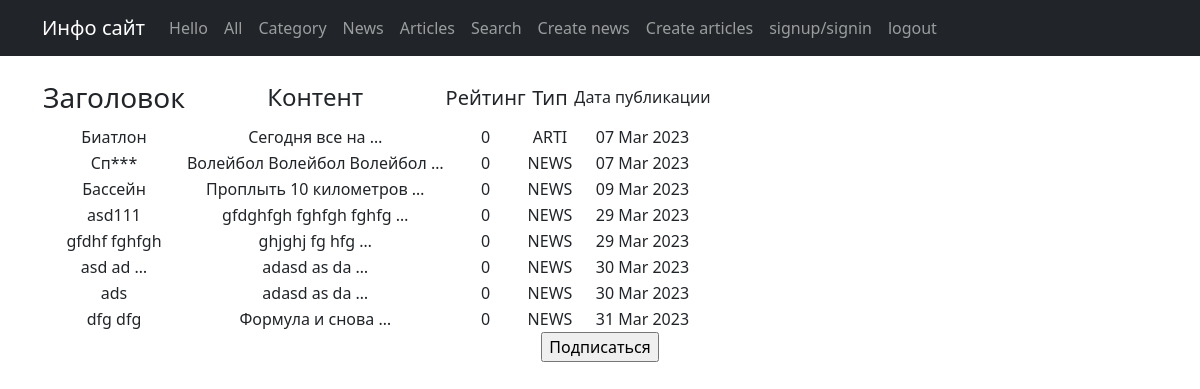
The app's page /posts/categories/1/ with its own data.
### posts/models.py (models this page shows, shortened)
class Post(models.Model):
    article = 'ARTI'
    news = 'NEWS'
    POST_TYPE = [
        (article, 'Статья'),
        (news, 'Новость')
    ]
    author = models.ForeignKey(Author, on_delete=models.CASCADE)
    types = models.CharField(max_length=4, choices=POST_TYPE, default=news)
    time_date = models.DateTimeField(auto_now_add=True)
    category = models.ManyToManyField(Category, through='PostCategory')
    title = models.CharField(max_length=255, blank=False)
    content = models.TextField(blank=False)
    rating = models.IntegerField(default=0)

### posts/views.py (the view)
# urls.py: path('categories/<int:pk>/', PostsInCategory.as_view(), name='posts_in_category'),
class PostsInCategory(ListView):
    model = Post
    template_name = 'posts_in_category.html'
    context_object_name = 'posts_in_category'
    def get_queryset(self):
        posts_in_category = Post.objects.filter(category=self.kwargs['pk'])
        return posts_in_category
    def get_context_data(self, **kwargs):
        context = super().get_context_data(**kwargs)
        category = Category.objects.get(pk=self.kwargs['pk'])
        context['cat'] = category
        context['subscribers'] = category.subscribers.all()
        return context

### posts/templatetags/custom_filters.py (called while the page is built)
@register.filter()
def censor(value):
    new_list = list(value.split())
    if isinstance(value, str):
        for i in range(len(new_list)):
            if new_list[i].lower() in censor_list:
                s = new_list[i]
                new_list[i] = s[:2] + '*' * (len(s) - 2)
        return ' '.join(new_list)
    else:
        raise TypeError('Объект не является строкой')

### templates/posts_in_category.html (shortened to what this page needs)
{% extends 'flatpages/default.html' %}
{% load custom_filters %}
{% load custom_tags %}
{% block content %}
<br>
<table>
    <tr>
        <td><h3>Заголовок</h3></td>
        <td><h4>Контент</h4></td>
        <td><h5>Рейтинг</h5></td>
        <td><h5>Тип</h5></td>
        <td><h6>Дата публикации</h6></td>
    </tr>
    {% for post in posts_in_category %}
    <tr>
        <td>{{ post.title|truncatewords:2|censor }}</td>
        <td>{{ post.content|truncatewords:3|censor }}</td>
        <td>{{ post.rating }}</td>
        <td>{{ post.types }}</td>
        <td>{{ post.time_date|date:'d M Y' }}</td>
    </tr>
    {% endfor %}
</table>
{% if user not in subscribers %}
    <form action="{% url 'subscribe' cat.pk %}" method="POST">
        <input type="submit" value="Подписаться"/>
    </form>
{% else %}
    <form action="{% url 'unsubscribe' cat.pk %}" method="POST">
        {% csrf_token %}
        <input type="submit" value="Отписаться"/>
    </form>
{% endif %}
{% endblock content %}

### templates/flatpages/default.html (shortened to what this page needs)
<!DOCTYPE html>
<html lang="en">
    <head>
        {% load static %}
        <link href="{% static 'css/styles.css' %}" rel="stylesheet" />
    </head>
    <body>
    {% load cache %}
    {% cache 120 site_bar%}
        <nav class="navbar navbar-expand-lg navbar-dark bg-dark static-top">
            <div class="container">
                <a class="navbar-brand" href="#">Инфо сайт</a>
                <div class="collapse navbar-collapse" id="navbarResponsive">
                    <ul class="navbar-nav ml-auto">
                        <li class="nav-item">
                            <a class="nav-link" href="/posts/hello"> Hello </a>
                        </li>
                        <li class="nav-item">
                            <a class="nav-link" href="/posts/">All</a>
                        </li>
                        <li class="nav-item">
                            <a class="nav-link" href="/posts/categories"> Category </a>
                        </li>
                        <li class="nav-item">
                            <a class="nav-link" href="/posts/news/">News</a>
                        </li>
                        <li class="nav-item">
                            <a class="nav-link" href="/posts/articles">Articles</a>
                        </li>
                        <li class="nav-item">
                            <a class="nav-link" href="/posts/search">Search</a>
                        </li>
                        <li class="nav-item">
                            <a class="nav-link" href="/posts/news/create">Сreate news</a>
                        </li>
                        <li class="nav-item">
                            <a class="nav-link" href="/posts/articles/create">Create articles</a>
                        </li>
                        <li class="nav-item">
                            <a class="nav-link" href="/accounts/signup/">signup/signin</a>
                        </li>
                        <li class="nav-item">
                            <a class="nav-link" href="/accounts/logout/">logout {{ user.username }} </a>
                        </li>
                    </ul>
                </div>
            </div>
        </nav>
        {% endcache %}
        <div class="container">
            <div class="row">
                <div class="col-lg-12 text-center">
                    {% block content %}
                    {% endblock content %}
                </div>
            </div>
        </div>
    </body>
</html>

### records on screen
Post: title|censor "Биатлон", content|censor "Сегодня все на …", rating "0", types "ARTI", time_date "07 Mar 2023"
Post: title|censor "Сп***", content|censor "Волейбол Волейбол Волейбол …", rating "0", types "NEWS", time_date "07 Mar 2023"
Post: title|censor "Бассейн", content|censor "Проплыть 10 километров …", rating "0", types "NEWS", time_date "09 Mar 2023"
Post: title|censor "asd111", content|censor "gfdghfgh fghfgh fghfg …", rating "0", types "NEWS", time_date "29 Mar 2023"
Post: title|censor "gfdhf fghfgh", content|censor "ghjghj fg hfg …", rating "0", types "NEWS", time_date "29 Mar 2023"
Post: title|censor "asd ad …", content|censor "adasd as da …", rating "0", types "NEWS", time_date "30 Mar 2023"
Post: title|censor "ads", content|censor "adasd as da …", rating "0", types "NEWS", time_date "30 Mar 2023"
Post: title|censor "dfg dfg", content|censor "Формула и снова …", rating "0", types "NEWS", time_date "31 Mar 2023"
